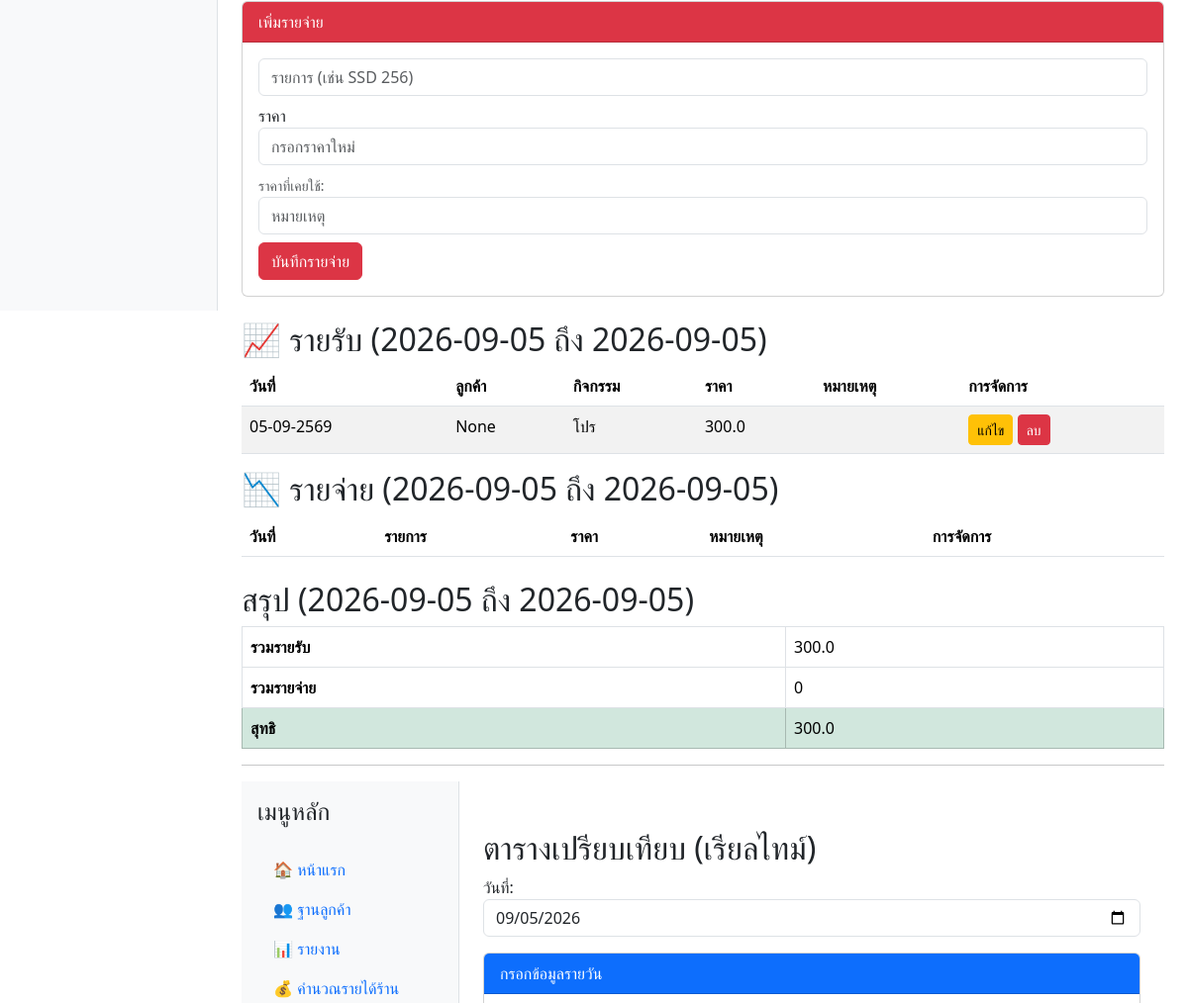
Before: / (middle part) with the older database file.
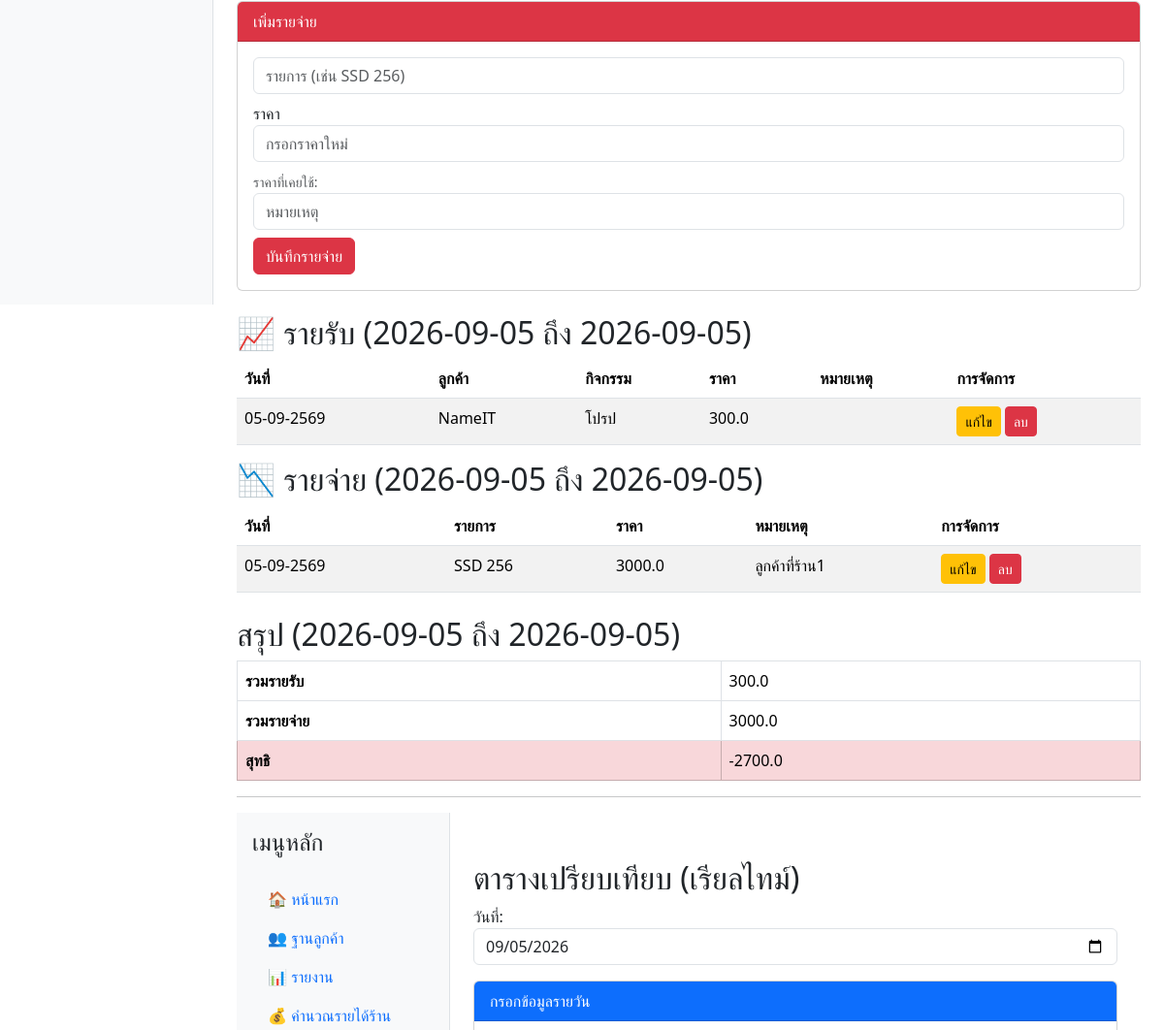
After: the same page with the newer database file.
### tables this page shows
CREATE TABLE income (
    id INTEGER PRIMARY KEY AUTOINCREMENT,
    date TEXT NOT NULL,
    source TEXT NOT NULL,
    amount REAL NOT NULL,
    note TEXT,
    customer_id INTEGER,
    FOREIGN KEY (customer_id) REFERENCES customers (id)
);

CREATE TABLE customers (
    id INTEGER PRIMARY KEY AUTOINCREMENT,
    name TEXT NOT NULL,
    phone TEXT,
    note TEXT
);

CREATE TABLE expenses (
    id INTEGER PRIMARY KEY AUTOINCREMENT,
    date TEXT NOT NULL,
    item TEXT NOT NULL,
    amount REAL NOT NULL,
    note TEXT
);

### app.py (the view)
@app.route('/')
def index():
    today = date.today().strftime("%Y-%m-%d")
    start_date = today
    end_date = today
    with get_db_connection() as conn:
        incomes = conn.execute(
            "SELECT i.id, i.date, c.name as customer_name, i.source, i.amount, i.note "
            "FROM income i LEFT JOIN customers c ON i.customer_id=c.id "
            "WHERE i.date BETWEEN ? AND ? ORDER BY i.date ASC",
            (start_date, end_date)
        ).fetchall()
        expenses = conn.execute(
            "SELECT * FROM expenses WHERE date BETWEEN ? AND ? ORDER BY date ASC",
            (start_date, end_date)
        ).fetchall()
        total_income = sum([i['amount'] for i in incomes]) if incomes else 0
        total_expense = sum([e['amount'] for e in expenses]) if expenses else 0
        net = total_income - total_expense
        customers = conn.execute("SELECT * FROM customers ORDER BY name ASC").fetchall()
    return render_template('index.html',
                           incomes=incomes,
                           expenses=expenses,
                           total_income=total_income,
                           total_expense=total_expense,
                           net=net,
                           current_date=today,
                           start_date=start_date,
                           end_date=end_date,
                           customers=customers)

### app.py (called while the page is built)
def get_db_connection():
    conn = sqlite3.connect('database.db')
    conn.row_factory = sqlite3.Row
    return conn

def thai_date(value, fmt="%d-%m-%Y"):
    if not value:
        return ""
    dt = datetime.strptime(value, "%Y-%m-%d")
    thai_year = dt.year + 543
    return dt.strftime(fmt).replace(str(dt.year), str(thai_year))

### templates/index.html (shortened to what this page needs)
{% extends "base.html" %}
{% block content %}
<div class="card mb-4">
  <div class="card-header bg-danger text-white">เพิ่มรายจ่าย</div>
  <div class="card-body">
    <form action="/add_expense" method="POST">
      <input type="text" name="item" class="form-control mb-2" placeholder="รายการ (เช่น SSD 256)" required>
      <label>ราคา</label>
      <input type="number" step="0.01" name="amount" class="form-control mb-2" placeholder="กรอกราคาใหม่" autocomplete="off">
      <small class="text-muted">
        ราคาที่เคยใช้:
      </small>
      <input type="text" name="note" class="form-control mb-2" placeholder="หมายเหตุ">
      <button type="submit" class="btn btn-danger">บันทึกรายจ่าย</button>
    </form>
  </div>
</div>
<h2>📈 รายรับ ({{ start_date }} ถึง {{ end_date }})</h2>
<table class="table table-striped">
  <thead>
    <tr>
      <th>วันที่</th><th>ลูกค้า</th><th>กิจกรรม</th><th>ราคา</th><th>หมายเหตุ</th><th>การจัดการ</th>
    </tr>
  </thead>
  <tbody>
    {% for income in incomes %}
    <tr>
      <td>
        <span class="view">{{ income.date|thai_date }}</span>
      </td>
      <td>
        <span class="view">{{ income.customer_name }}</span>
      </td>
      <td>
        <span class="view">{{ income.source }}</span>
      </td>
      <td>
        <span class="view">{{ income.amount }}</span>
      </td>
      <td>
      </td>
      <td>
        <div class="view">
          <button type="button" class="btn btn-sm btn-warning" onclick="toggleEdit(this)">แก้ไข</button>
          <a href="/delete_income/{{ income.id }}" class="btn btn-sm btn-danger"
             onclick="return confirm('คุณแน่ใจว่าจะลบข้อมูลนี้?')">ลบ</a>
        </div>
      </td>
    </tr>
    {% endfor %}
  </tbody>
</table>
<h2>📉 รายจ่าย ({{ start_date }} ถึง {{ end_date }})</h2>
<table class="table table-striped">
  <thead>
    <tr><th>วันที่</th><th>รายการ</th><th>ราคา</th><th>หมายเหตุ</th><th>การจัดการ</th></tr>
  </thead>
  <tbody>
    {% for expense in expenses %}
    <tr>
      <form action="/edit_expense/{{ expense.id }}" method="POST">
        <td>
          <span class="view">{{ expense.date|thai_date }}</span>
        </td>
        <td>
          <span class="view">{{ expense.item }}</span>
        </td>
        <td>
          <span class="view">{{ expense.amount }}</span>
        </td>
        <td>
          <span class="view">{{ expense.note }}</span>
        </td>
        <td>
          <div class="view">
            <button type="button" class="btn btn-sm btn-warning" onclick="toggleEdit(this)">แก้ไข</button>
            <a href="/delete_expense/{{ expense.id }}" class="btn btn-sm btn-danger"
               onclick="return confirm('คุณแน่ใจว่าจะลบข้อมูลนี้?')">ลบ</a>
          </div>
        </td>
      </form>
    </tr>
    {% endfor %}
  </tbody>
</table>
<h2 class="mt-4">สรุป ({{ start_date }} ถึง {{ end_date }})</h2>
<table class="table table-bordered">
  <tr><th>รวมรายรับ</th><td>{{ total_income }}</td></tr>
  <tr><th>รวมรายจ่าย</th><td>{{ total_expense }}</td></tr>
  <tr class="{% if net >= 0 %}table-success{% else %}table-danger{% endif %}">
    <th>สุทธิ</th><td>{{ net }}</td>
  </tr>
</table>
<hr>
{% include "compare_realtime.html" %}
{% endblock %}

Changed rows visible on the page:
changed income: customer_name "None" → "NameIT"; source "โปร" → "โปรป"
added expenses: date|thai_date "05-09-2569", item "SSD 256", amount "3000.0", note "ลูกค้าที่ร้าน1"
Other visible differences:
{{ total_expense }}: "0" → "3000.0"
{{ net }}: "300.0" → "-2700.0"
